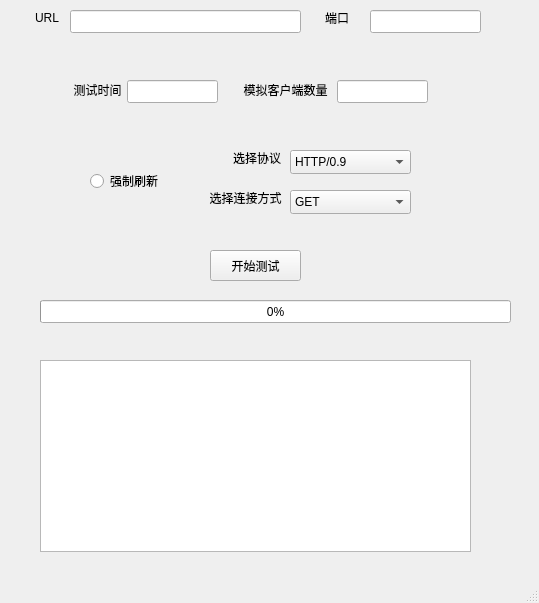
<?xml version="1.0" encoding="UTF-8"?>
<ui version="4.0">
 <class>MainWindow</class>
 <widget class="QMainWindow" name="MainWindow">
  <property name="geometry">
   <rect>
    <x>0</x>
    <y>0</y>
    <width>539</width>
    <height>603</height>
   </rect>
  </property>
  <property name="windowTitle">
   <string>HTTP压力测试软件(Windows版)</string>
  </property>
  <property name="windowIcon">
   <iconset resource="resources/Icon.qrc">
    <normaloff>:/new/prefix1/logo.png</normaloff>:/new/prefix1/logo.png</iconset>
  </property>
  <property name="iconSize">
   <size>
    <width>30</width>
    <height>30</height>
   </size>
  </property>
  <widget class="QWidget" name="centralwidget">
   <widget class="QLabel" name="labelURL">
    <property name="geometry">
     <rect>
      <x>20</x>
      <y>10</y>
      <width>54</width>
      <height>16</height>
     </rect>
    </property>
    <property name="text">
     <string>URL</string>
    </property>
    <property name="alignment">
     <set>Qt::AlignCenter</set>
    </property>
   </widget>
   <widget class="QPushButton" name="pushButtonRun">
    <property name="geometry">
     <rect>
      <x>210</x>
      <y>250</y>
      <width>91</width>
      <height>31</height>
     </rect>
    </property>
    <property name="text">
     <string>开始测试</string>
    </property>
   </widget>
   <widget class="QLabel" name="label">
    <property name="geometry">
     <rect>
      <x>67</x>
      <y>80</y>
      <width>61</width>
      <height>20</height>
     </rect>
    </property>
    <property name="text">
     <string>测试时间</string>
    </property>
    <property name="alignment">
     <set>Qt::AlignCenter</set>
    </property>
   </widget>
   <widget class="QLineEdit" name="lineEdit">
    <property name="geometry">
     <rect>
      <x>70</x>
      <y>10</y>
      <width>231</width>
      <height>23</height>
     </rect>
    </property>
   </widget>
   <widget class="QLineEdit" name="lineEditTime">
    <property name="geometry">
     <rect>
      <x>127</x>
      <y>80</y>
      <width>91</width>
      <height>23</height>
     </rect>
    </property>
   </widget>
   <widget class="QLineEdit" name="lineEditClient">
    <property name="geometry">
     <rect>
      <x>337</x>
      <y>80</y>
      <width>91</width>
      <height>23</height>
     </rect>
    </property>
   </widget>
   <widget class="QLabel" name="labelClient">
    <property name="geometry">
     <rect>
      <x>240</x>
      <y>80</y>
      <width>91</width>
      <height>20</height>
     </rect>
    </property>
    <property name="text">
     <string>模拟客户端数量</string>
    </property>
    <property name="alignment">
     <set>Qt::AlignCenter</set>
    </property>
   </widget>
   <widget class="QComboBox" name="comboBoxProtocol">
    <property name="geometry">
     <rect>
      <x>290</x>
      <y>150</y>
      <width>121</width>
      <height>24</height>
     </rect>
    </property>
    <item>
     <property name="text">
      <string>HTTP/0.9</string>
     </property>
    </item>
    <item>
     <property name="text">
      <string>HTTP/1.0</string>
     </property>
    </item>
    <item>
     <property name="text">
      <string>HTTP/1.1</string>
     </property>
    </item>
   </widget>
   <widget class="QLabel" name="label_2">
    <property name="geometry">
     <rect>
      <x>230</x>
      <y>150</y>
      <width>54</width>
      <height>16</height>
     </rect>
    </property>
    <property name="text">
     <string>选择协议</string>
    </property>
    <property name="alignment">
     <set>Qt::AlignCenter</set>
    </property>
   </widget>
   <widget class="QLabel" name="label_3">
    <property name="geometry">
     <rect>
      <x>200</x>
      <y>190</y>
      <width>91</width>
      <height>16</height>
     </rect>
    </property>
    <property name="text">
     <string>选择连接方式</string>
    </property>
    <property name="alignment">
     <set>Qt::AlignCenter</set>
    </property>
   </widget>
   <widget class="QComboBox" name="comboBoxMethod">
    <property name="geometry">
     <rect>
      <x>290</x>
      <y>190</y>
      <width>121</width>
      <height>24</height>
     </rect>
    </property>
    <item>
     <property name="text">
      <string>GET</string>
     </property>
    </item>
    <item>
     <property name="text">
      <string>HEAD</string>
     </property>
    </item>
    <item>
     <property name="text">
      <string>OPTIONS</string>
     </property>
    </item>
    <item>
     <property name="text">
      <string>TRACE</string>
     </property>
    </item>
   </widget>
   <widget class="QProgressBar" name="progressBar">
    <property name="geometry">
     <rect>
      <x>40</x>
      <y>300</y>
      <width>471</width>
      <height>23</height>
     </rect>
    </property>
    <property name="value">
     <number>0</number>
    </property>
   </widget>
   <widget class="QTextBrowser" name="textBrowser">
    <property name="geometry">
     <rect>
      <x>40</x>
      <y>360</y>
      <width>431</width>
      <height>192</height>
     </rect>
    </property>
    <property name="readOnly">
     <bool>false</bool>
    </property>
    <property name="html">
     <string>&lt;!DOCTYPE HTML PUBLIC &quot;-//W3C//DTD HTML 4.0//EN&quot; &quot;http://www.w3.org/TR/REC-html40/strict.dtd&quot;&gt;
&lt;html&gt;&lt;head&gt;&lt;meta name=&quot;qrichtext&quot; content=&quot;1&quot; /&gt;&lt;meta charset=&quot;utf-8&quot; /&gt;&lt;style type=&quot;text/css&quot;&gt;
p, li { white-space: pre-wrap; }
hr { height: 1px; border-width: 0; }
li.unchecked::marker { content: &quot;\2610&quot;; }
li.checked::marker { content: &quot;\2612&quot;; }
&lt;/style&gt;&lt;/head&gt;&lt;body style=&quot; font-family:'Microsoft YaHei UI'; font-size:9pt; font-weight:400; font-style:normal;&quot;&gt;
&lt;p style=&quot;-qt-paragraph-type:empty; margin-top:0px; margin-bottom:0px; margin-left:0px; margin-right:0px; -qt-block-indent:0; text-indent:0px;&quot;&gt;&lt;br /&gt;&lt;/p&gt;&lt;/body&gt;&lt;/html&gt;</string>
    </property>
    <property name="source">
     <url>
      <string>qrc:/new/prefix1/newwindows.png</string>
     </url>
    </property>
    <property name="openLinks">
     <bool>false</bool>
    </property>
   </widget>
   <widget class="QRadioButton" name="radioButton">
    <property name="geometry">
     <rect>
      <x>90</x>
      <y>170</y>
      <width>97</width>
      <height>22</height>
     </rect>
    </property>
    <property name="text">
     <string>强制刷新</string>
    </property>
   </widget>
   <widget class="QLineEdit" name="lineEditPort">
    <property name="geometry">
     <rect>
      <x>370</x>
      <y>10</y>
      <width>111</width>
      <height>23</height>
     </rect>
    </property>
   </widget>
   <widget class="QLabel" name="labelPort_2">
    <property name="geometry">
     <rect>
      <x>310</x>
      <y>10</y>
      <width>54</width>
      <height>16</height>
     </rect>
    </property>
    <property name="text">
     <string>端口</string>
    </property>
    <property name="alignment">
     <set>Qt::AlignCenter</set>
    </property>
   </widget>
  </widget>
  <widget class="QMenuBar" name="menubar">
   <property name="geometry">
    <rect>
     <x>0</x>
     <y>0</y>
     <width>539</width>
     <height>21</height>
    </rect>
   </property>
  </widget>
  <widget class="QStatusBar" name="statusbar"/>
 </widget>
 <resources>
  <include location="resources/Icon.qrc"/>
 </resources>
 <connections/>
</ui>
